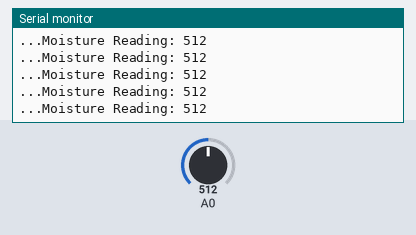
Bench run of a sketch on a simulated Arduino Uno, built with avr-gcc and run on an emulated ATmega328P. On the bench: the last lines printed to the serial monitor. The test bench sets the inputs (shaded band); at power-on: A0 = 512.

Above: at 1.2 s.
1.3 s: A0 set to 107
At 2.3 s:
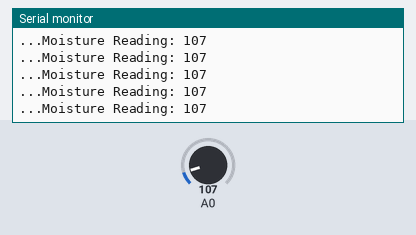
4.3 s: A0 set to 91
At 5.2 s:
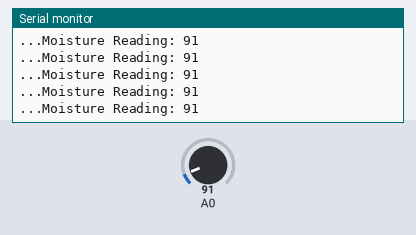
Timing chart, 0 to 5.5 s (numbered marks = the images above; inputs shaded):
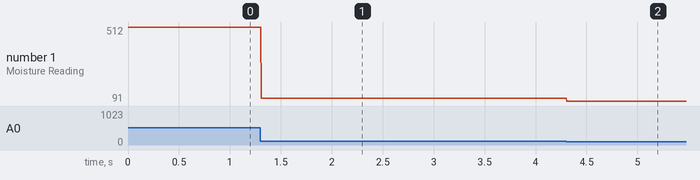

The sketch:

Moisture_Sensor_Test.ino
```cpp
#define DEBUG 1
#ifdef DEBUG
#define DEBUG_PRINT_BEGIN(x) Serial.begin(x)
#define DEBUG_PRINT(x)  Serial.print (x)
#define DEBUG_PRINTHEX(x) Serial.print(x,HEX)
#define DEBUG_PRINTF(x) Serial.print(F(x))
#define DEBUG_PRINTLN(x) Serial.println(x)
#define DEBUG_PRINTLNF(x) Serial.println(F(x))
#else
#define DEBUG_PRINT_BEGIN(x)
#define DEBUG_PRINT(x)
#define DEBUG_PRINTF(x)
#define DEBUG_PRINTLN(x)
#define DEBUG_PRINTLNF(x)
#define DEBUG_PRINTHEX(x)
#endif
#define SERIAL_BAUD   115200

void setup() {
  // put your setup code here, to run once:
  DEBUG_PRINT_BEGIN(SERIAL_BAUD);
  DEBUG_PRINTLNF("Get Readings from Moisture Sensor");

}

void loop() {
  // put your main code here, to run repeatedly:
  int moisture_reading = analogRead(A0);
  if (DEBUG) {
    DEBUG_PRINTF("...Moisture Reading: ");
    Serial.println(moisture_reading);
  }

}
```

Measured:
- after the input at 1.3 s, the serial monitor: prints a new line at once (image 1)
- after the input at 4.3 s, the serial monitor: prints a new line at once (image 2)
- plotted number 1: 512 → 107 after the input at 1.3 s, 107 → 91 after the input at 4.3 s
